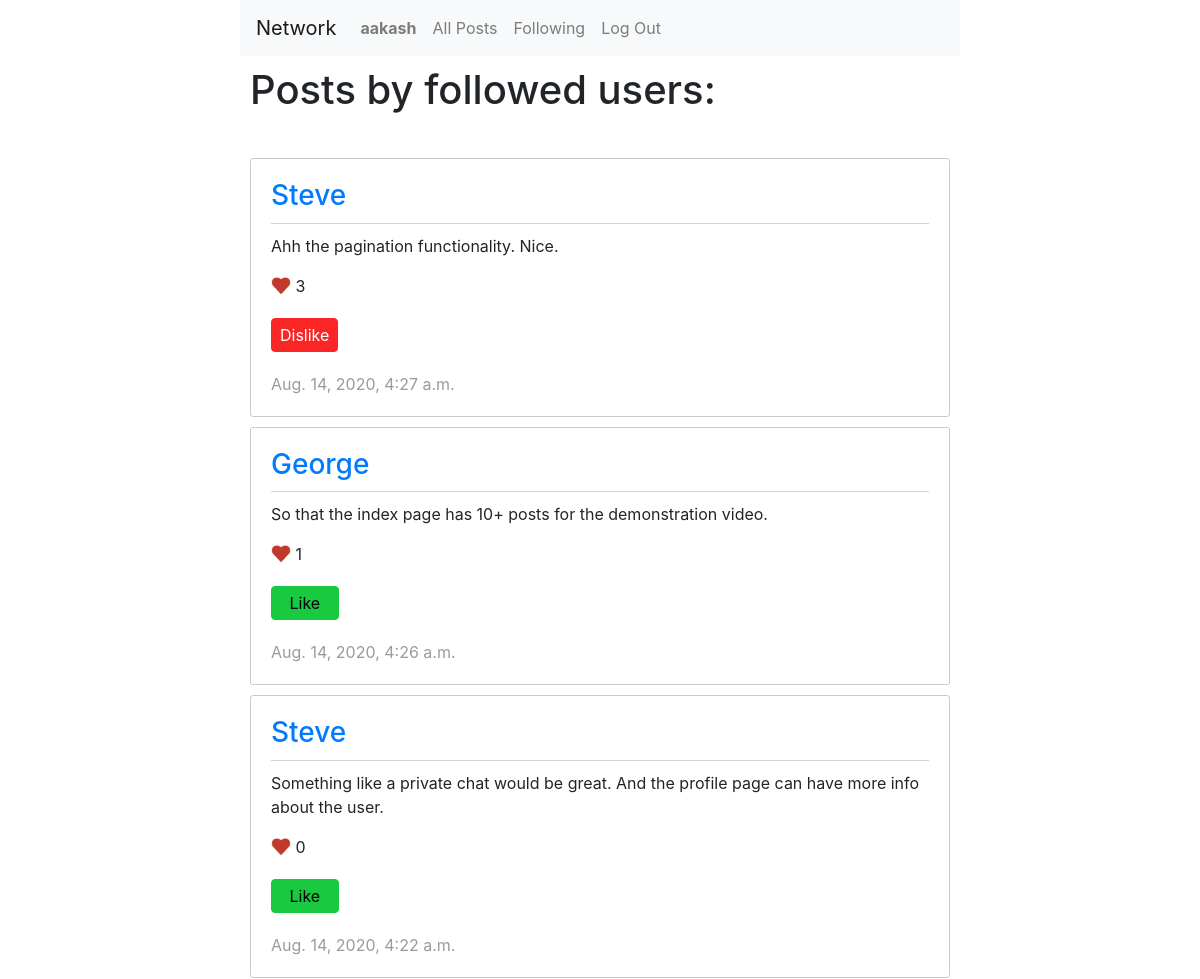
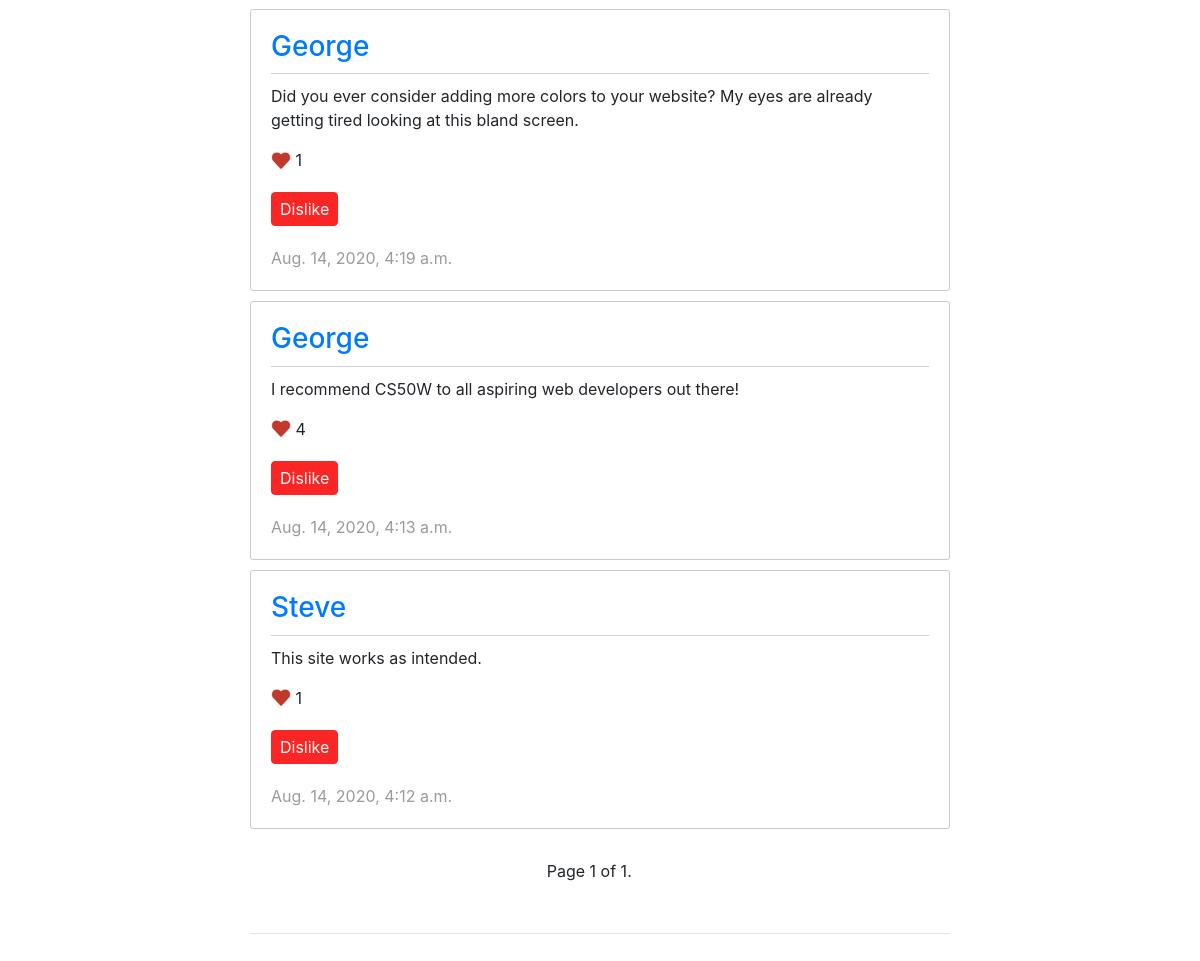
Page /followPage (signed in) on the committed database (2 pictures, top to bottom).
### network/models.py (models this page shows, shortened)
class User(AbstractUser):
    pass

class Post(models.Model):
    user = models.ForeignKey(User, on_delete=models.CASCADE)
    content = models.CharField(max_length=300)
    liked_by = models.ManyToManyField(User, related_name="likes")
    total_likes = models.IntegerField(default=0)
    timestamp = models.DateTimeField(auto_now_add=True)

### network/views.py (the view)
# urls.py: path("followPage", views.followPage, name="followPage"),
def followPage(request):
    current_user = request.user
    followerObjects = Follow.objects.filter(follower=current_user)
    listOfUsers = []
    for item in followerObjects:
        listOfUsers.append(item.following)
    posts = Post.objects.filter(user__in=listOfUsers).order_by('-timestamp')
    paginator = Paginator(posts, 10)
    page_number = request.GET.get('page')
    page_obj = paginator.get_page(page_number)
    return render(request, "network/followPage.html", {'current_user': current_user, 'page_obj': page_obj})

### network/templates/network/followPage.html (shortened to what this page needs)
{% extends "network/layout.html" %}
{% load static %}
{% load tz %}
{% block body %}
    <h1 class="pageHeading">Posts by followed users:</h1>
    <br>
    {% for post in page_obj %}
        <div id="post_{{ post.id }}" class='post_container'>
            <a href="{% url 'userProfile' username=post.user.username %}"><h3>{{ post.user.username }}</h3></a>
            <p class="content">{{ post.content }}</p>
            <img src="{% static 'network/heart.png' %}" style="height: 20px; width: 20px; margin-top: -5px">
            <text class="total_likes">{{ post.total_likes }}</text>
            {% if current_user in post.liked_by.all %}
                <button class="dislikePost" style="display: block;">Dislike</button>
            {% else %}
                <button class="likePost" style="display: block;">Like</button>
            {% endif %}
            <time class="time">{{ post.timestamp|localtime }}</time>
        </div>
    {% endfor %}
    <div class="pagination">
        <span class="step-links">
            <span class="prev">
            </span>
            <span class="current">
                Page {{ page_obj.number }} of {{ page_obj.paginator.num_pages }}.
            </span>
            <span class="next">
            </span>
        </span>
    </div>
    <hr>
{% endblock %}

### network/templates/network/layout.html (shortened to what this page needs)
{% load static %}
<!DOCTYPE html>
<html lang="en">
    <head>
        <link rel="stylesheet" href="https://stackpath.bootstrapcdn.com/bootstrap/4.4.1/css/bootstrap.min.css">
        <link href="{% static 'network/styles.css' %}" rel="stylesheet">
    </head>
    <body>
        <nav class="navbar navbar-expand-lg navbar-light bg-light">
            <a class="navbar-brand" href="{% url 'index' %}">Network</a>
            <div>
              <ul class="navbar-nav mr-auto">
                {% if user.is_authenticated %}
                    <li class="nav-item">
                        <a class="nav-link" href="{% url 'userProfile' username=user.username %}"><strong>{{ user.username }}</strong></a>
                    </li>
                {% endif %}
                <li class="nav-item">
                  <a class="nav-link" href="{% url 'index' %}">All Posts</a>
                </li>
                {% if user.is_authenticated %}
                    <li class="nav-item">
                        <a class="nav-link" href="{% url 'followPage' %}">Following</a>
                    </li>
                    <li class="nav-item">
                        <a class="nav-link" href="{% url 'logout' %}">Log Out</a>
                    </li>
                {% endif %}
              </ul>
            </div>
          </nav>
        <div class="body">
            {% block body %}
            {% endblock %}
        </div>
    </body>
</html>

### network/static/network/styles.css (style rules this page uses)
body { margin-left: 20%; margin-right: 20%; }
.pageHeading { margin: 10px; }
hr { margin: 30px 10px 30px 10px; }
.post_container { padding: 20px; border: 1px solid rgb(202, 202, 202); border-radius: 3px; margin: 10px; }
.time { color: rgb(155, 155, 155); }
.content { margin-top: 10px; border-top: 1px solid rgb(211, 211, 211); padding-top: 10px; }
.pagination { width: fit-content; margin-left: auto; margin-right: auto; padding: 20px; }
.step-links { width: 340px; display: flex; flex-direction: row; }
.prev { flex: 34%; }
.current { flex: 28%; }
.next { flex: 37%; }
.likePost { border: 1px solid #19ca40; color: rgb(0, 0, 0); padding: 4px; padding-left: 17.5px; padding-right: 17.5px; background-color: #19ca40; border-radius: 4px; margin-top: 20px; margin-bottom: 20px; }
.dislikePost { border: 1px solid #fa2626; color: rgb(255, 255, 255); padding: 4px; padding-left: 8px; padding-right: 8px; background-color: #fa2626; border-radius: 4px; margin-top: 20px; margin-bottom: 20px; }

### rows in the picture
User: username "aakash"
Post: user.username "Steve", content "Ahh the pagination functionality. Nice.", total_likes "3", shows "Dislike", timestamp "Aug. 14, 2020, 4:27 a.m."
Post: user.username "George", content "So that the index page has 10+ posts for the demonstration video.", total_likes "1", shows "Like", timestamp "Aug. 14, 2020, 4:26 a.m."
Post: user.username "Steve", content "Something like a private chat would be great. And the profile page can have more info about the user.", total_likes "0", shows "Like", timestamp "Aug. 14, 2020, 4:22 a.m."
Post: user.username "George", content "Did you ever consider adding more colors to your website? My eyes are already getting tired looking at this bland screen.", total_likes "1", shows "Dislike", timestamp "Aug. 14, 2020, 4:19 a.m."
Post: user.username "George", content "I recommend CS50W to all aspiring web developers out there!", total_likes "4", shows "Dislike", timestamp "Aug. 14, 2020, 4:13 a.m."
Post: user.username "Steve", content "This site works as intended.", total_likes "1", shows "Dislike", timestamp "Aug. 14, 2020, 4:12 a.m."

### other values in the picture
{{ page_obj.number }} "1"
{{ page_obj.paginator.num_pages }} "1"
